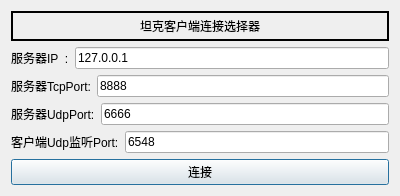
<?xml version="1.0" encoding="UTF-8"?>
<ui version="4.0">
 <class>Connect_Dialog</class>
 <widget class="QDialog" name="Connect_Dialog">
  <property name="geometry">
   <rect>
    <x>0</x>
    <y>0</y>
    <width>400</width>
    <height>196</height>
   </rect>
  </property>
  <property name="windowTitle">
   <string>Dialog</string>
  </property>
  <layout class="QVBoxLayout" name="verticalLayout">
   <item>
    <widget class="QLabel" name="label">
     <property name="frameShape">
      <enum>QFrame::WinPanel</enum>
     </property>
     <property name="text">
      <string>坦克客户端连接选择器</string>
     </property>
     <property name="alignment">
      <set>Qt::AlignCenter</set>
     </property>
    </widget>
   </item>
   <item>
    <layout class="QHBoxLayout" name="horizontalLayout">
     <item>
      <widget class="QLabel" name="label_2">
       <property name="text">
        <string>服务器IP  :</string>
       </property>
      </widget>
     </item>
     <item>
      <widget class="QLineEdit" name="line_ip">
       <property name="text">
        <string>127.0.0.1</string>
       </property>
      </widget>
     </item>
    </layout>
   </item>
   <item>
    <layout class="QHBoxLayout" name="horizontalLayout_2">
     <item>
      <widget class="QLabel" name="label_3">
       <property name="text">
        <string>服务器TcpPort:</string>
       </property>
      </widget>
     </item>
     <item>
      <widget class="QLineEdit" name="line_port">
       <property name="text">
        <string>8888</string>
       </property>
      </widget>
     </item>
    </layout>
   </item>
   <item>
    <layout class="QHBoxLayout" name="horizontalLayout_4">
     <item>
      <widget class="QLabel" name="label_5">
       <property name="text">
        <string>服务器UdpPort:</string>
       </property>
      </widget>
     </item>
     <item>
      <widget class="QLineEdit" name="line_server_udp_port">
       <property name="text">
        <string>6666</string>
       </property>
      </widget>
     </item>
    </layout>
   </item>
   <item>
    <layout class="QHBoxLayout" name="horizontalLayout_3">
     <item>
      <widget class="QLabel" name="label_4">
       <property name="text">
        <string>客户端Udp监听Port:</string>
       </property>
      </widget>
     </item>
     <item>
      <widget class="QLineEdit" name="client_udp_listen_port">
       <property name="text">
        <string>6548</string>
       </property>
      </widget>
     </item>
    </layout>
   </item>
   <item>
    <widget class="QPushButton" name="btn_ok">
     <property name="text">
      <string>连接</string>
     </property>
    </widget>
   </item>
  </layout>
 </widget>
 <resources/>
 <connections/>
</ui>
